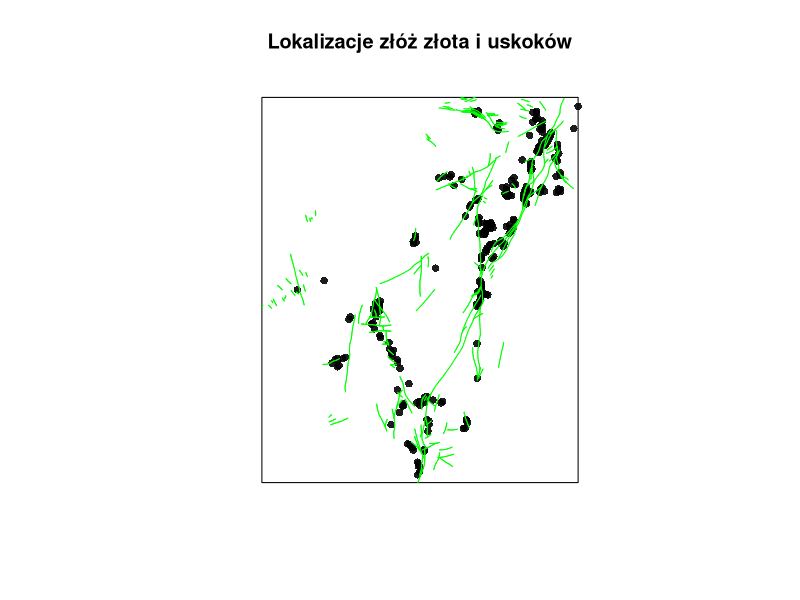
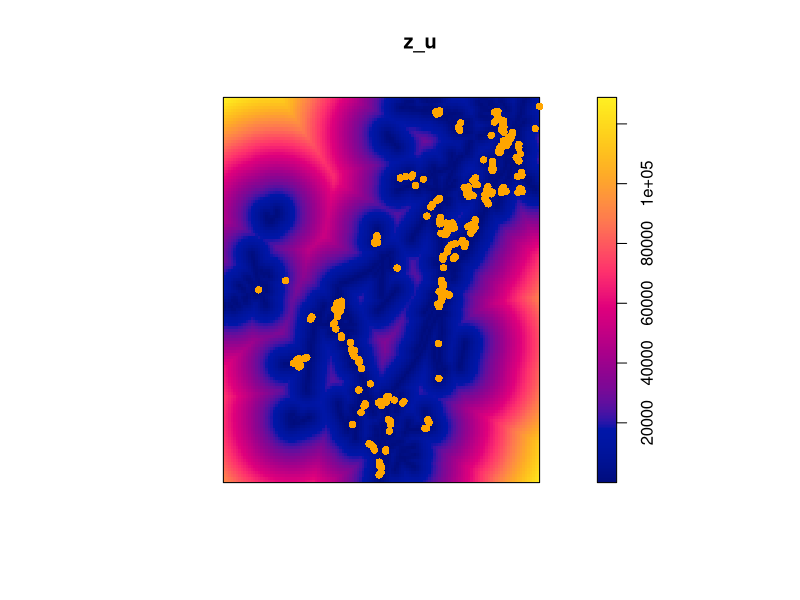
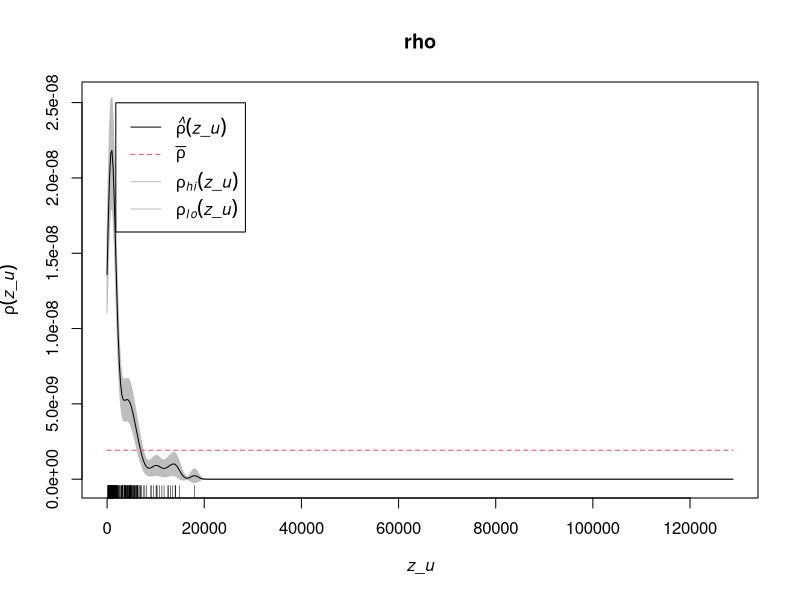
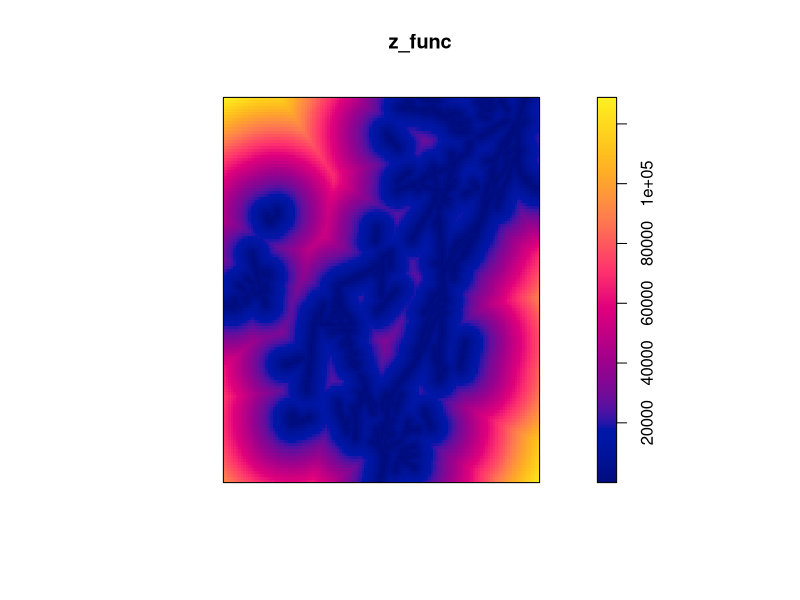
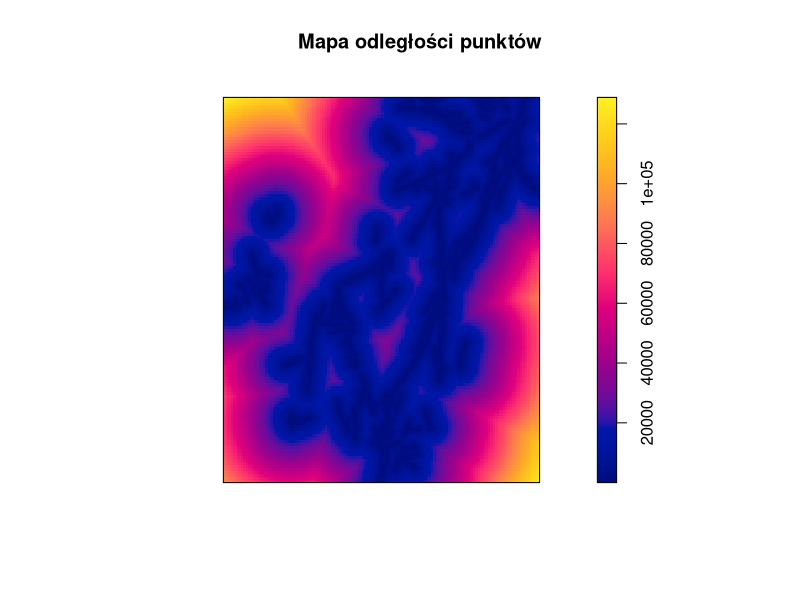
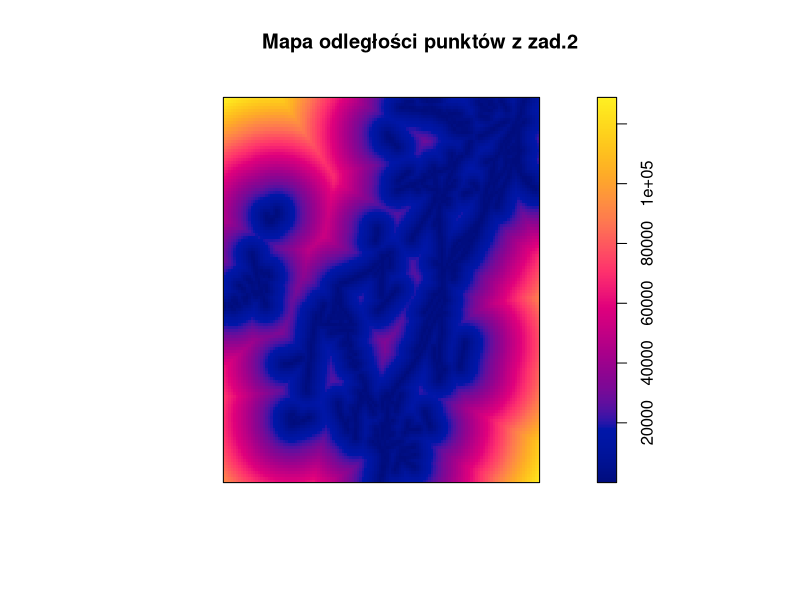

Reproduce these figures in R, in order.
library(spatstat)

#Task 1
data("murchison")

plot(murchison$gold,pch=16,main="Lokalizacje złóż złota i uskoków")
plot(murchison$faults, add=TRUE, col="green",main="Lokalizacje złóż złota i uskoków") 

#Task 2
z_u <- distmap(murchison$faults)
plot(z_u)

#Task 3
plot(murchison$gold,add=TRUE,pch=16,col="orange")

#Task 4
rho <- rhohat(murchison$gold,z_u)
plot(rho)

#Task 5
z_func <- distfun(murchison$faults)
z_func
plot(z_func)

#Task 6
distance_point <- z_func(400000, 7000000)
distance_point

#Task 7
plot(z_func,main="Mapa odległości punktów")
plot(z_u,main="Mapa odległości punktów z zad.2")
